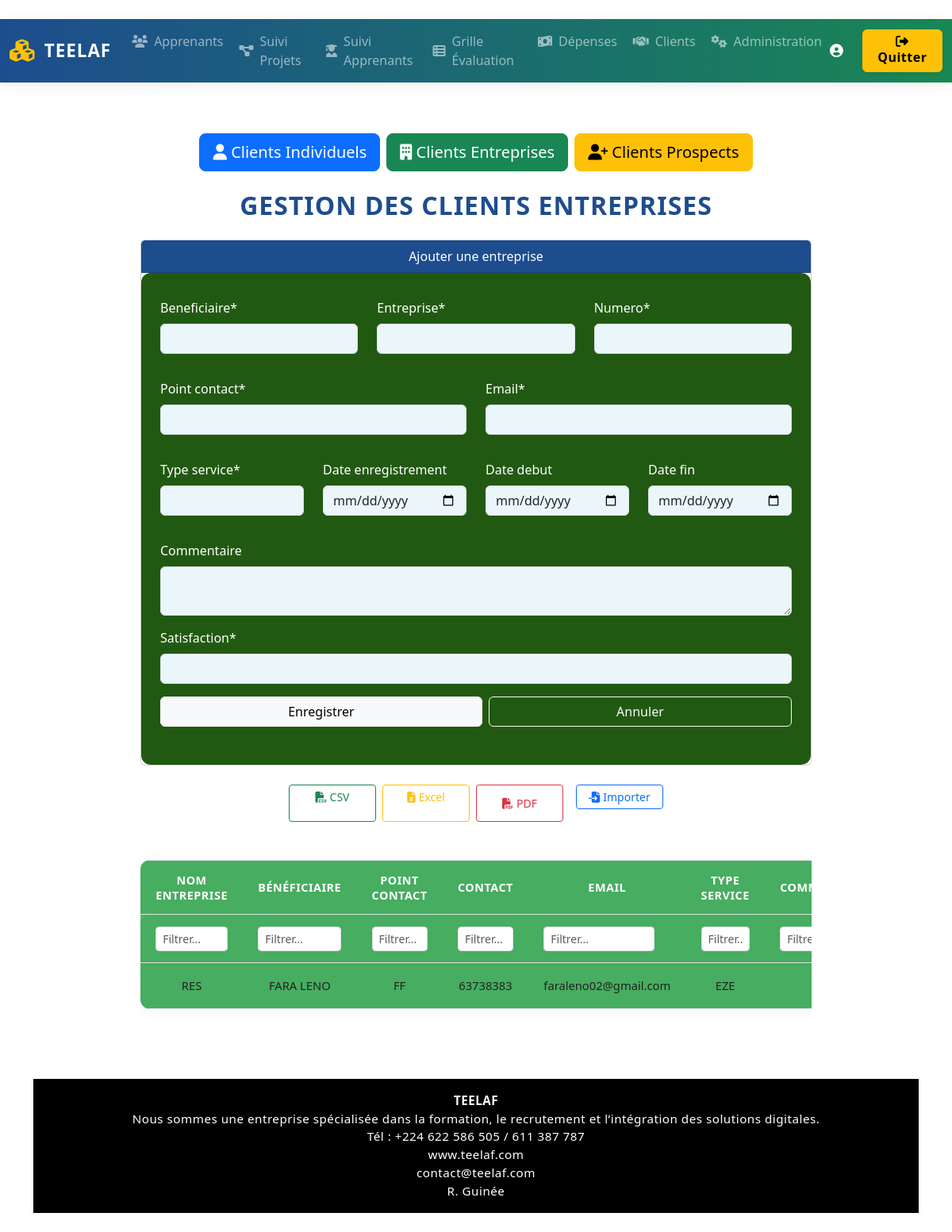
Screenshot of /clients/entreprises/ with the database file from the repository.
### teelaf/clients/models.py (models this page shows, shortened)
class ClientEntreprise(models.Model):
    matricule = models.CharField(max_length=50, unique=True)
    entreprise = models.CharField(max_length=150)
    type_service = models.CharField(max_length=100)
    beneficiaire = models.CharField(max_length=150)
    point_contact = models.CharField(max_length=100)
    numero = models.CharField(max_length=50)
    email = models.EmailField()
    satisfaction = models.CharField(max_length=50)
    commentaire = models.TextField(blank=True)

### teelaf/clients/views.py (the view)
# urls.py: path('entreprises/', views.manage_clients_entreprises, name='manage_clients_entreprises'),
def manage_clients_entreprises(request):
    if request.method == 'POST':
        form = ClientEntrepriseForm(request.POST)
        if form.is_valid():
            form.save()
            messages.success(request, "Entreprise ajoutée avec succès.")
            return redirect('manage_clients_entreprises')
    else:
        form = ClientEntrepriseForm()
    entreprises = ClientEntreprise.objects.all().order_by('-id')
    total_count = entreprises.count()
    satisfaction_counts = entreprises.values('satisfaction').annotate(count=models.Count('satisfaction'))
    return render(request, 'clients/manage_clients_entreprises.html', {
        'form': form,
        'entreprises': entreprises,
        'total_count': total_count,
        'satisfaction_counts': satisfaction_counts,
    })

### teelaf/templates/clients/manage_clients_entreprises.html (shortened to what this page needs)
{% extends 'base.html' %}
{% load static %}
{% load crispy_forms_tags %}
{% block content %}
<div class="container-fluid px-2 px-md-5 py-3">
  <div class="d-flex flex-wrap justify-content-center gap-2 mb-4">
    <a href="{% url 'manage_clients_individuels' %}" class="btn btn-primary btn-lg">
      <i class="fas fa-user"></i> Clients Individuels
    </a>
    <a href="{% url 'manage_clients_entreprises' %}" class="btn btn-success btn-lg">
      <i class="fas fa-building"></i> Clients Entreprises
    </a>
    <a href="{% url 'manage_clients_prospects' %}" class="btn btn-warning btn-lg">
      <i class="fas fa-user-plus"></i> Clients Prospects
    </a>
  </div>
  <div class="row justify-content-center">
    <div class="col-12 col-lg-10">
      <h2 class="text-center mb-4 fw-bold" style="letter-spacing:1px; color:#1d4d8e;">
        GESTION DES CLIENTS ENTREPRISES
      </h2>
      <div class="card mb-4">
        <div class="card-header text-center" style="background: #1d4d8e; color: #fff;">
            Ajouter une entreprise
        </div>
        <div class="card-body form-bg">
          {% crispy form %}
        </div>
      </div>
      <div class="export-btns d-flex flex-wrap justify-content-center gap-2 mb-3">
        <a href="{% url 'clients_entreprises_export_csv' %}" class="btn btn-outline-success btn-sm">
          <i class="fas fa-file-csv me-1"></i>CSV
        </a>
        <a href="{% url 'clients_entreprises_export_excel' %}" class="btn btn-outline-warning btn-sm">
          <i class="fas fa-file-excel me-1"></i>Excel
        </a>
        <button onclick="printTable()" class="btn btn-outline-danger btn-sm">
          <i class="fas fa-file-pdf me-1"></i>PDF
        </button>
        <form action="{% url 'clients_entreprises_import' %}" method="post" enctype="multipart/form-data" class="d-inline-block ms-2">
          <label class="btn btn-outline-primary btn-sm mb-0">
            <i class="fas fa-file-import me-1"></i>Importer
          </label>
        </form>
      </div>
      <div class="table-responsive" id="clients-table-section">
        <table class="table table-bordered table-hover align-middle text-center" id="clients-table">
          <thead>
            <tr>
              <th>Nom entreprise</th>
              <th>Bénéficiaire</th>
              <th>Point contact</th>
              <th>Contact</th>
              <th>Email</th>
              <th>Type service</th>
              <th>Commentaire</th>
            </tr>
            <tr class="filters-row">
              {% for i in "01234567" %}
              <th><input type="text" class="form-control form-control-sm" placeholder="Filtrer..." onkeyup="filterTable({{ forloop.counter0 }}, this.value)"></th>
              {% endfor %}
            </tr>
          </thead>
          <tbody>
            {% for entreprise in entreprises %}
            <tr>
              <td>{{ entreprise.entreprise }}</td>
              <td>{{ entreprise.beneficiaire }}</td>
              <td>{{ entreprise.point_contact }}</td>
              <td>{{ entreprise.numero }}</td>
              <td>{{ entreprise.email }}</td>
              <td>{{ entreprise.type_service }}</td>
              <td>{{ entreprise.commentaire }}</td>
            </tr>
            {% empty %}
            <tr>
              <td colspan="9">Aucune entreprise enregistrée.</td>
            </tr>
            {% endfor %}
          </tbody>
        </table>
      </div>
    </div>
  </div>
</div>
<footer class="footer-teelaf mt-5 py-3 text-center text-white" style="background: #000;">
    <div class="container">
        <strong>TEELAF</strong><br>
        Nous sommes une entreprise spécialisée dans la formation, le recrutement et l’intégration des solutions digitales.<br>
        <span>Tél : <a href="tel:+224622586505" class="text-white">+224 622 586 505</a> / <a href="tel:+224611387787" class="text-white">611 387 787</a></span><br>
        <a href="https://www.teelaf.com" class="text-white" target="_blank">www.teelaf.com</a><br>
        <a href="mailto:contact@teelaf.com" class="text-white">contact@teelaf.com</a><br>
        R. Guinée
    </div>
</footer>
{% endblock %}

### teelaf/static/css/style.css (style rules this page uses)
.table { border-radius: 12px; overflow: hidden; box-shadow: 0 2px 18px rgba(77,96,125,0.08); background: #fff !important; margin-top: 1.5rem; margin-bottom: 1.5rem; }
.table th, .table td { border: none !important; padding: 0.9rem 1.2rem !important; font-size: 0.95rem; vertical-align: middle; }
.table th { background: #1d4d8e !important; color: #fff !important; font-weight: 600; letter-spacing: 0.5px; font-size: 0.9rem !important; text-transform: uppercase; }
.table thead th:first-child { border-top-left-radius: 12px; }
.table tbody tr:last-child td:first-child { border-bottom-left-radius: 12px; }
.table tr { transition: background 0.2s; }
.footer-teelaf { background: #343a40; color: #adb5bd; font-size: 0.95rem; letter-spacing: 0.5px; padding: 2rem 0; margin-top: 3rem; text-align: center; }
.footer-teelaf a { color: #ffc107; text-decoration: none; transition: color 0.2s; }

### teelaf/templates/clients/manage_clients_entreprises.html (style rules this page uses)
.form-bg { background:rgba(21, 79, 4, 0.94) !important; border-radius: 12px; padding: 2rem 1.5rem; color: #fff; }
.form-bg .form-label { color: #fff !important; }
.form-bg .form-control { background: #eaf6fa; }
.export-btns .btn { min-width: 110px; }
.table-responsive { margin-top: 1.5rem; }
.filters-row input { max-width: 140px; }
#clients-table th, #clients-table td { font-size: 0.92rem; padding: 0.4rem 0.3rem; }
#clients-table, #clients-table th, #clients-table td { background:rgba(70, 173, 95, 0.92) !important; color: #222; }

### rows the page displays
ClientEntreprise: entreprise "RES", beneficiaire "FARA LENO", point_contact "FF", numero "63738383", email "faraleno02@gmail.com", type_service "EZE"
